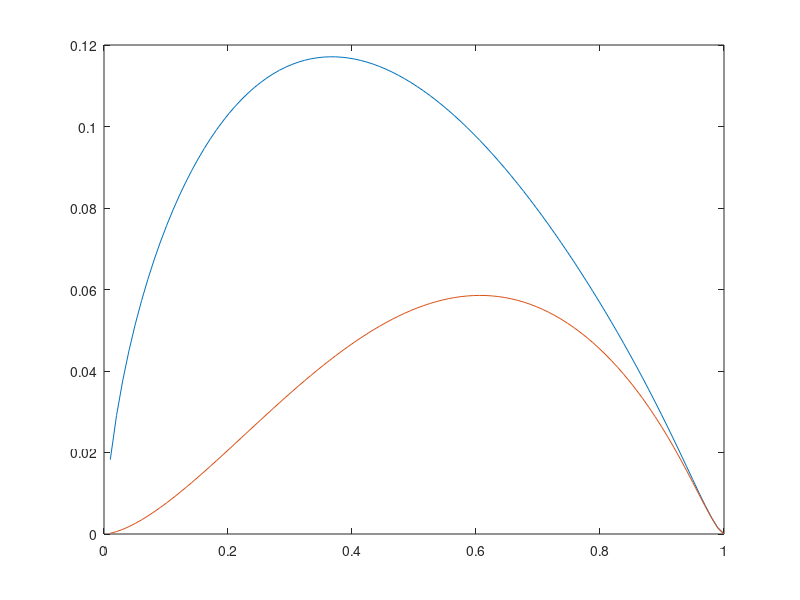

This figure's MATLAB source:
x = linspace(0,1,100);
c = 0.^2;
P = @(x) 1 + 2*x.*(1 + x.^3 + x.^8 + x.^15);

R = @(x,c) (-1/pi*log(x)).^(3/2).*x.^c.*P(x);
% Q = @(x,c) (-1/pi*log(x)).^(3/2).*x.^c.*(1 + 2*x.*(1 + x.^3 + x.^8));

figure(1);
plot(x, [R(x,1); R(x,2)]);

% figure(2);
% plot(R(x), x);
% xlabel '\theta'
% ylabel '\itu'

% Trash
% E = R(x)-Q(x);
% disp(E(77));